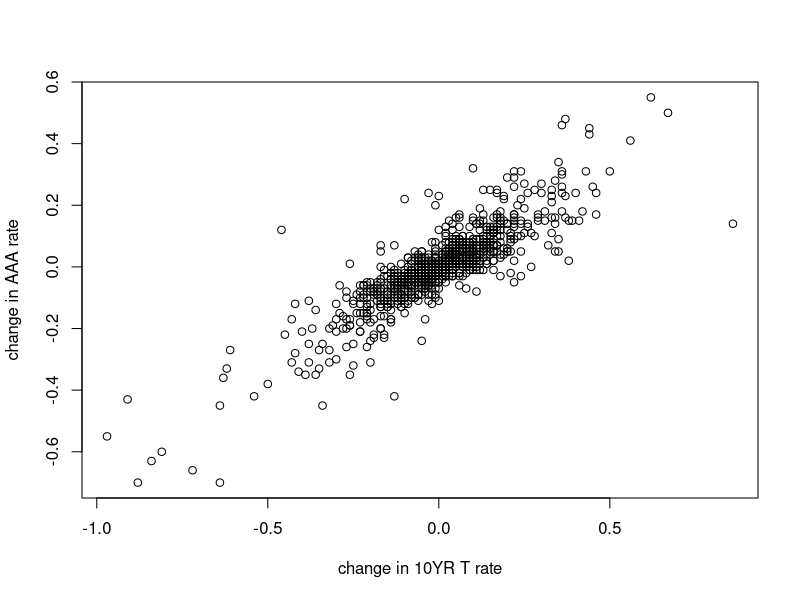

Write the R code that produced this figure.
dat = read.table(file="WeekInt.txt",header=T)
attach(dat)
cm10_dif = diff( cm10 )
aaa_dif = diff( aaa )
cm30_dif = diff( cm30 )
ff_dif = diff( ff )
par(mfrow=c(1,1))
pdf("cm10aaa.pdf",width=6,height=5)
plot(cm10_dif,aaa_dif,xlab="change in 10YR T rate",
     ylab="change in AAA rate")
graphics.off()
options(digits = 3)
summary(lm(aaa_dif ~ cm10_dif))
